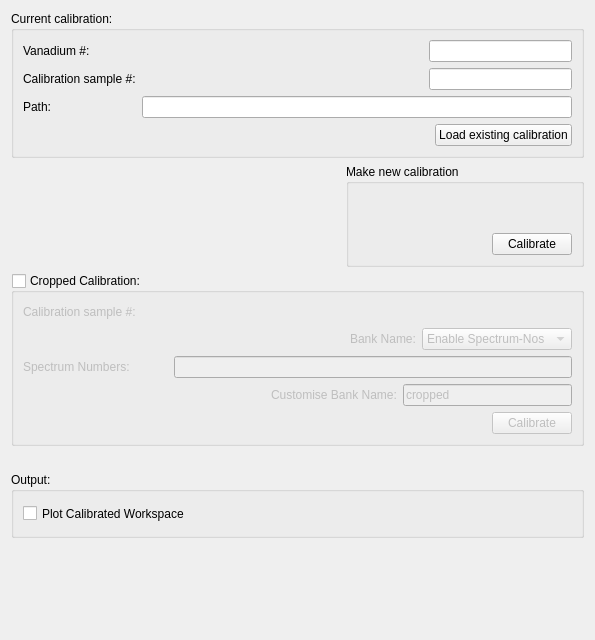
<?xml version="1.0" encoding="UTF-8"?>
<ui version="4.0">
 <class>EnggDiffractionQtTabCalib</class>
 <widget class="QWidget" name="EnggDiffractionQtTabCalib">
  <property name="geometry">
   <rect>
    <x>0</x>
    <y>0</y>
    <width>595</width>
    <height>640</height>
   </rect>
  </property>
  <property name="windowTitle">
   <string>Form</string>
  </property>
  <layout class="QVBoxLayout" name="verticalLayout">
   <item>
    <widget class="QGroupBox" name="groupBox_current_calib">
     <property name="title">
      <string>Current calibration:</string>
     </property>
     <layout class="QGridLayout" name="gridLayout_2">
      <item row="3" column="0" colspan="4">
       <spacer name="horizontalSpacer_4">
        <property name="orientation">
         <enum>Qt::Horizontal</enum>
        </property>
        <property name="sizeHint" stdset="0">
         <size>
          <width>406</width>
          <height>20</height>
         </size>
        </property>
       </spacer>
      </item>
      <item row="3" column="4">
       <widget class="QPushButton" name="pushButton_load_calib">
        <property name="text">
         <string>Load existing calibration</string>
        </property>
       </widget>
      </item>
      <item row="2" column="0">
       <widget class="QLabel" name="label_current_calib_filename">
        <property name="text">
         <string>Path:</string>
        </property>
       </widget>
      </item>
      <item row="0" column="0">
       <widget class="QLabel" name="label_vanadium_num">
        <property name="text">
         <string>Vanadium #:</string>
        </property>
       </widget>
      </item>
      <item row="1" column="0">
       <widget class="QLabel" name="label_ceria_num">
        <property name="text">
         <string>Calibration sample #:</string>
        </property>
       </widget>
      </item>
      <item row="0" column="1">
       <spacer name="horizontalSpacer_2">
        <property name="orientation">
         <enum>Qt::Horizontal</enum>
        </property>
        <property name="sizeHint" stdset="0">
         <size>
          <width>238</width>
          <height>20</height>
         </size>
        </property>
       </spacer>
      </item>
      <item row="1" column="1">
       <spacer name="horizontalSpacer_3">
        <property name="orientation">
         <enum>Qt::Horizontal</enum>
        </property>
        <property name="sizeHint" stdset="0">
         <size>
          <width>192</width>
          <height>20</height>
         </size>
        </property>
       </spacer>
      </item>
      <item row="1" column="2" colspan="3">
       <widget class="QLineEdit" name="lineEdit_current_ceria_num">
        <property name="text">
         <string/>
        </property>
        <property name="readOnly">
         <bool>true</bool>
        </property>
       </widget>
      </item>
      <item row="0" column="2" colspan="3">
       <widget class="QLineEdit" name="lineEdit_current_vanadium_num">
        <property name="text">
         <string/>
        </property>
        <property name="readOnly">
         <bool>true</bool>
        </property>
       </widget>
      </item>
      <item row="2" column="1" colspan="4">
       <widget class="QLineEdit" name="lineEdit_current_calib_filename">
        <property name="readOnly">
         <bool>true</bool>
        </property>
       </widget>
      </item>
     </layout>
    </widget>
   </item>
   <item>
    <layout class="QHBoxLayout" name="horizontalLayout_2">
     <item>
      <spacer name="horizontalSpacer_6">
       <property name="orientation">
        <enum>Qt::Horizontal</enum>
       </property>
       <property name="sizeHint" stdset="0">
        <size>
         <width>288</width>
         <height>20</height>
        </size>
       </property>
      </spacer>
     </item>
     <item>
      <widget class="QGroupBox" name="groupBox_make_new_calib">
       <property name="title">
        <string>Make new calibration</string>
       </property>
       <property name="flat">
        <bool>false</bool>
       </property>
       <layout class="QGridLayout" name="gridLayout">
        <item row="1" column="0">
         <widget class="QLabel" name="label_new_ceria_num">
          <property name="text">
           <string/>
          </property>
         </widget>
        </item>
        <item row="0" column="0">
         <widget class="QLabel" name="label_new_vanadium_num">
          <property name="text">
           <string/>
          </property>
         </widget>
        </item>
        <item row="1" column="1" colspan="2">
         <widget class="MantidQt::MantidWidgets::MWRunFiles" name="lineEdit_new_ceria_num" native="true">
          <property name="text" stdset="0">
           <string>241391</string>
          </property>
          <property name="label" stdset="0">
           <string>Calibration sample #:</string>
          </property>
          <property name="multipleFiles" stdset="0">
           <bool>true</bool>
          </property>
         </widget>
        </item>
        <item row="0" column="1" colspan="2">
         <widget class="MantidQt::MantidWidgets::MWRunFiles" name="lineEdit_new_vanadium_num" native="true">
          <property name="text" stdset="0">
           <string>236516</string>
          </property>
          <property name="label" stdset="0">
           <string>Vanadium #:</string>
          </property>
          <property name="multipleFiles" stdset="0">
           <bool>true</bool>
          </property>
         </widget>
        </item>
        <item row="2" column="2">
         <widget class="QPushButton" name="pushButton_new_calib">
          <property name="text">
           <string>Calibrate</string>
          </property>
         </widget>
        </item>
        <item row="2" column="0" colspan="2">
         <spacer name="horizontalSpacer">
          <property name="orientation">
           <enum>Qt::Horizontal</enum>
          </property>
          <property name="sizeHint" stdset="0">
           <size>
            <width>128</width>
            <height>20</height>
           </size>
          </property>
         </spacer>
        </item>
       </layout>
      </widget>
     </item>
    </layout>
   </item>
   <item>
    <widget class="QGroupBox" name="groupBox_calib_cropped">
     <property name="enabled">
      <bool>true</bool>
     </property>
     <property name="title">
      <string>Cropped Calibration:</string>
     </property>
     <property name="checkable">
      <bool>true</bool>
     </property>
     <property name="checked">
      <bool>false</bool>
     </property>
     <layout class="QGridLayout" name="gridLayout_4">
      <item row="4" column="1">
       <widget class="QPushButton" name="pushButton_new_cropped_calib">
        <property name="enabled">
         <bool>false</bool>
        </property>
        <property name="text">
         <string>Calibrate</string>
        </property>
        <property name="autoDefault">
         <bool>false</bool>
        </property>
       </widget>
      </item>
      <item row="4" column="0">
       <spacer name="horizontalSpacer_19">
        <property name="orientation">
         <enum>Qt::Horizontal</enum>
        </property>
        <property name="sizeHint" stdset="0">
         <size>
          <width>473</width>
          <height>20</height>
         </size>
        </property>
       </spacer>
      </item>
      <item row="3" column="0" colspan="2">
       <layout class="QHBoxLayout" name="horizontalLayout_14">
        <item>
         <spacer name="horizontalSpacer_22">
          <property name="orientation">
           <enum>Qt::Horizontal</enum>
          </property>
          <property name="sizeHint" stdset="0">
           <size>
            <width>248</width>
            <height>20</height>
           </size>
          </property>
         </spacer>
        </item>
        <item>
         <widget class="QLabel" name="label_cropped_customise_bank">
          <property name="text">
           <string>Customise Bank Name:</string>
          </property>
         </widget>
        </item>
        <item>
         <widget class="QLineEdit" name="lineEdit_cropped_customise_bank_name">
          <property name="sizePolicy">
           <sizepolicy hsizetype="Preferred" vsizetype="Fixed">
            <horstretch>1</horstretch>
            <verstretch>0</verstretch>
           </sizepolicy>
          </property>
          <property name="text">
           <string>cropped</string>
          </property>
         </widget>
        </item>
       </layout>
      </item>
      <item row="1" column="0" colspan="2">
       <layout class="QHBoxLayout" name="horizontalLayout_10">
        <item>
         <spacer name="horizontalSpacer_15">
          <property name="orientation">
           <enum>Qt::Horizontal</enum>
          </property>
          <property name="sizeHint" stdset="0">
           <size>
            <width>38</width>
            <height>20</height>
           </size>
          </property>
         </spacer>
        </item>
        <item>
         <widget class="QLabel" name="label_calib_cropped_spec_ids">
          <property name="text">
           <string>Bank Name:</string>
          </property>
         </widget>
        </item>
        <item>
         <widget class="QComboBox" name="comboBox_calib_cropped_bank_name">
          <item>
           <property name="text">
            <string>Enable Spectrum-Nos</string>
           </property>
          </item>
          <item>
           <property name="text">
            <string>Bank North - 1</string>
           </property>
          </item>
          <item>
           <property name="text">
            <string>Bank South - 2</string>
           </property>
          </item>
         </widget>
        </item>
       </layout>
      </item>
      <item row="2" column="0" colspan="2">
       <layout class="QHBoxLayout" name="horizontalLayout_11">
        <item>
         <widget class="QLabel" name="label_cropped_spec_ids">
          <property name="text">
           <string>Spectrum Numbers:</string>
          </property>
         </widget>
        </item>
        <item>
         <spacer name="horizontalSpacer_8">
          <property name="orientation">
           <enum>Qt::Horizontal</enum>
          </property>
          <property name="sizeHint" stdset="0">
           <size>
            <width>38</width>
            <height>20</height>
           </size>
          </property>
         </spacer>
        </item>
        <item>
         <widget class="QLineEdit" name="lineEdit_cropped_spec_ids">
          <property name="sizePolicy">
           <sizepolicy hsizetype="Expanding" vsizetype="Fixed">
            <horstretch>1</horstretch>
            <verstretch>0</verstretch>
           </sizepolicy>
          </property>
         </widget>
        </item>
       </layout>
      </item>
      <item row="0" column="0" colspan="2">
       <layout class="QHBoxLayout" name="horizontalLayout_9">
        <item>
         <widget class="QLabel" name="label_vanadium_num_2">
          <property name="text">
           <string>Calibration sample #:</string>
          </property>
         </widget>
        </item>
        <item>
         <spacer name="horizontalSpacer_14">
          <property name="orientation">
           <enum>Qt::Horizontal</enum>
          </property>
          <property name="sizeHint" stdset="0">
           <size>
            <width>98</width>
            <height>20</height>
           </size>
          </property>
         </spacer>
        </item>
        <item>
         <widget class="MantidQt::MantidWidgets::MWRunFiles" name="lineEdit_cropped_run_num" native="true">
          <property name="text" stdset="0">
           <string/>
          </property>
          <property name="readOnly" stdset="0">
           <bool>false</bool>
          </property>
          <property name="label" stdset="0">
           <string>Run #:</string>
          </property>
          <property name="multipleFiles" stdset="0">
           <bool>true</bool>
          </property>
         </widget>
        </item>
       </layout>
      </item>
     </layout>
    </widget>
   </item>
   <item>
    <spacer name="horizontalSpacer_21">
     <property name="orientation">
      <enum>Qt::Horizontal</enum>
     </property>
     <property name="sizeHint" stdset="0">
      <size>
       <width>554</width>
       <height>20</height>
      </size>
     </property>
    </spacer>
   </item>
   <item>
    <widget class="QGroupBox" name="groupBox_output_calib">
     <property name="title">
      <string>Output:</string>
     </property>
     <layout class="QGridLayout" name="gridLayout_3">
      <item row="0" column="0">
       <widget class="QCheckBox" name="checkBox_PlotData_Calib">
        <property name="sizePolicy">
         <sizepolicy hsizetype="Minimum" vsizetype="Preferred">
          <horstretch>0</horstretch>
          <verstretch>0</verstretch>
         </sizepolicy>
        </property>
        <property name="minimumSize">
         <size>
          <width>0</width>
          <height>25</height>
         </size>
        </property>
        <property name="text">
         <string>Plot Calibrated Workspace</string>
        </property>
       </widget>
      </item>
     </layout>
    </widget>
   </item>
   <item>
    <spacer name="horizontalSpacer_20">
     <property name="orientation">
      <enum>Qt::Horizontal</enum>
     </property>
     <property name="sizeHint" stdset="0">
      <size>
       <width>554</width>
       <height>20</height>
      </size>
     </property>
    </spacer>
   </item>
   <item>
    <spacer name="verticalSpacer">
     <property name="orientation">
      <enum>Qt::Vertical</enum>
     </property>
     <property name="sizeHint" stdset="0">
      <size>
       <width>20</width>
       <height>248</height>
      </size>
     </property>
    </spacer>
   </item>
  </layout>
 </widget>
 <customwidgets>
  <customwidget>
   <class>MantidQt::MantidWidgets::MWRunFiles</class>
   <extends>QWidget</extends>
   <header>MantidQtMantidWidgets/MWRunFiles.h</header>
  </customwidget>
 </customwidgets>
 <resources/>
 <connections/>
</ui>
